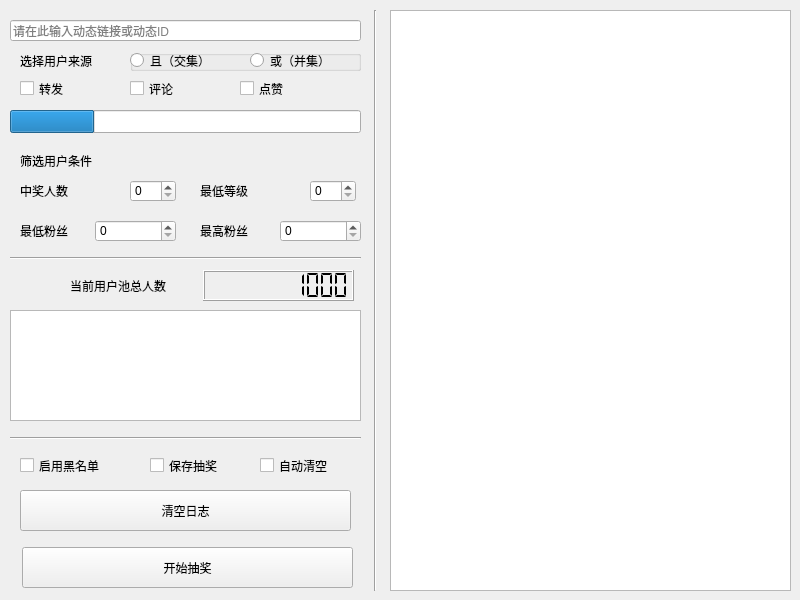
<?xml version="1.0" encoding="UTF-8"?>
<ui version="4.0">
 <class>MainWindow</class>
 <widget class="QMainWindow" name="MainWindow">
  <property name="geometry">
   <rect>
    <x>0</x>
    <y>0</y>
    <width>800</width>
    <height>600</height>
   </rect>
  </property>
  <property name="windowTitle">
   <string>B站动态抽奖工具</string>
  </property>
  <widget class="QWidget" name="centralwidget">
   <property name="enabled">
    <bool>true</bool>
   </property>
   <widget class="QTextBrowser" name="textBrowser">
    <property name="geometry">
     <rect>
      <x>390</x>
      <y>10</y>
      <width>401</width>
      <height>581</height>
     </rect>
    </property>
   </widget>
   <widget class="QLineEdit" name="LineDynamic">
    <property name="geometry">
     <rect>
      <x>10</x>
      <y>20</y>
      <width>351</width>
      <height>21</height>
     </rect>
    </property>
    <property name="inputMask">
     <string/>
    </property>
    <property name="text">
     <string/>
    </property>
    <property name="placeholderText">
     <string>请在此输入动态链接或动态ID</string>
    </property>
   </widget>
   <widget class="QLabel" name="HintUserSource">
    <property name="geometry">
     <rect>
      <x>20</x>
      <y>50</y>
      <width>111</width>
      <height>21</height>
     </rect>
    </property>
    <property name="text">
     <string>选择用户来源</string>
    </property>
   </widget>
   <widget class="QCheckBox" name="CheckBoxRepost">
    <property name="geometry">
     <rect>
      <x>20</x>
      <y>78</y>
      <width>91</width>
      <height>21</height>
     </rect>
    </property>
    <property name="text">
     <string>转发</string>
    </property>
   </widget>
   <widget class="QCheckBox" name="CheckBoxReply">
    <property name="geometry">
     <rect>
      <x>130</x>
      <y>78</y>
      <width>91</width>
      <height>21</height>
     </rect>
    </property>
    <property name="text">
     <string>评论</string>
    </property>
   </widget>
   <widget class="QCheckBox" name="CheckBoxLike">
    <property name="geometry">
     <rect>
      <x>240</x>
      <y>78</y>
      <width>91</width>
      <height>21</height>
     </rect>
    </property>
    <property name="text">
     <string>点赞</string>
    </property>
   </widget>
   <widget class="QLabel" name="HintCondition">
    <property name="geometry">
     <rect>
      <x>20</x>
      <y>150</y>
      <width>101</width>
      <height>21</height>
     </rect>
    </property>
    <property name="text">
     <string>筛选用户条件</string>
    </property>
   </widget>
   <widget class="QListView" name="ListUser">
    <property name="geometry">
     <rect>
      <x>10</x>
      <y>310</y>
      <width>351</width>
      <height>111</height>
     </rect>
    </property>
   </widget>
   <widget class="Line" name="line">
    <property name="geometry">
     <rect>
      <x>360</x>
      <y>10</y>
      <width>31</width>
      <height>581</height>
     </rect>
    </property>
    <property name="orientation">
     <enum>Qt::Vertical</enum>
    </property>
   </widget>
   <widget class="QLabel" name="HintMaxperson">
    <property name="geometry">
     <rect>
      <x>20</x>
      <y>180</y>
      <width>131</width>
      <height>21</height>
     </rect>
    </property>
    <property name="font">
     <font>
      <family>AcadEref</family>
      <pointsize>9</pointsize>
     </font>
    </property>
    <property name="text">
     <string>中奖人数</string>
    </property>
   </widget>
   <widget class="QLabel" name="HintMinLevel">
    <property name="geometry">
     <rect>
      <x>200</x>
      <y>180</y>
      <width>131</width>
      <height>21</height>
     </rect>
    </property>
    <property name="text">
     <string>最低等级</string>
    </property>
   </widget>
   <widget class="QSpinBox" name="SpinTotalGift">
    <property name="geometry">
     <rect>
      <x>130</x>
      <y>180</y>
      <width>46</width>
      <height>22</height>
     </rect>
    </property>
   </widget>
   <widget class="QSpinBox" name="SpinMinLevel">
    <property name="geometry">
     <rect>
      <x>310</x>
      <y>180</y>
      <width>46</width>
      <height>22</height>
     </rect>
    </property>
   </widget>
   <widget class="QLabel" name="HintMinFans">
    <property name="geometry">
     <rect>
      <x>20</x>
      <y>220</y>
      <width>131</width>
      <height>21</height>
     </rect>
    </property>
    <property name="text">
     <string>最低粉丝</string>
    </property>
   </widget>
   <widget class="QSpinBox" name="SpinMinFans">
    <property name="geometry">
     <rect>
      <x>95</x>
      <y>220</y>
      <width>81</width>
      <height>22</height>
     </rect>
    </property>
   </widget>
   <widget class="QLabel" name="HintMaxFans">
    <property name="geometry">
     <rect>
      <x>200</x>
      <y>220</y>
      <width>131</width>
      <height>21</height>
     </rect>
    </property>
    <property name="text">
     <string>最高粉丝</string>
    </property>
   </widget>
   <widget class="QSpinBox" name="SpinMaxFans">
    <property name="geometry">
     <rect>
      <x>280</x>
      <y>220</y>
      <width>81</width>
      <height>22</height>
     </rect>
    </property>
   </widget>
   <widget class="QProgressBar" name="progressBar">
    <property name="geometry">
     <rect>
      <x>10</x>
      <y>110</y>
      <width>351</width>
      <height>23</height>
     </rect>
    </property>
    <property name="value">
     <number>24</number>
    </property>
    <property name="textVisible">
     <bool>false</bool>
    </property>
   </widget>
   <widget class="QLabel" name="HintPersonCount">
    <property name="geometry">
     <rect>
      <x>70</x>
      <y>270</y>
      <width>141</width>
      <height>31</height>
     </rect>
    </property>
    <property name="text">
     <string>当前用户池总人数</string>
    </property>
   </widget>
   <widget class="Line" name="line_2">
    <property name="geometry">
     <rect>
      <x>10</x>
      <y>250</y>
      <width>351</width>
      <height>16</height>
     </rect>
    </property>
    <property name="orientation">
     <enum>Qt::Horizontal</enum>
    </property>
   </widget>
   <widget class="QLCDNumber" name="lcdNumber">
    <property name="geometry">
     <rect>
      <x>203</x>
      <y>270</y>
      <width>151</width>
      <height>31</height>
     </rect>
    </property>
    <property name="smallDecimalPoint">
     <bool>false</bool>
    </property>
    <property name="digitCount">
     <number>10</number>
    </property>
    <property name="mode">
     <enum>QLCDNumber::Dec</enum>
    </property>
    <property name="segmentStyle">
     <enum>QLCDNumber::Flat</enum>
    </property>
    <property name="value" stdset="0">
     <double>1000.000000000000000</double>
    </property>
    <property name="intValue" stdset="0">
     <number>1000</number>
    </property>
   </widget>
   <widget class="Line" name="line_3">
    <property name="geometry">
     <rect>
      <x>10</x>
      <y>430</y>
      <width>351</width>
      <height>16</height>
     </rect>
    </property>
    <property name="orientation">
     <enum>Qt::Horizontal</enum>
    </property>
   </widget>
   <widget class="QPushButton" name="PushLottery">
    <property name="geometry">
     <rect>
      <x>22</x>
      <y>547</y>
      <width>331</width>
      <height>41</height>
     </rect>
    </property>
    <property name="text">
     <string>开始抽奖</string>
    </property>
   </widget>
   <widget class="QPushButton" name="PushClear">
    <property name="geometry">
     <rect>
      <x>20</x>
      <y>490</y>
      <width>331</width>
      <height>41</height>
     </rect>
    </property>
    <property name="text">
     <string>清空日志</string>
    </property>
   </widget>
   <widget class="QCheckBox" name="CheckAutoClear">
    <property name="geometry">
     <rect>
      <x>260</x>
      <y>450</y>
      <width>91</width>
      <height>31</height>
     </rect>
    </property>
    <property name="text">
     <string>自动清空</string>
    </property>
   </widget>
   <widget class="QCheckBox" name="CheckAutoSave">
    <property name="geometry">
     <rect>
      <x>150</x>
      <y>450</y>
      <width>91</width>
      <height>31</height>
     </rect>
    </property>
    <property name="text">
     <string>保存抽奖</string>
    </property>
   </widget>
   <widget class="QGroupBox" name="groupBox">
    <property name="geometry">
     <rect>
      <x>130</x>
      <y>50</y>
      <width>231</width>
      <height>21</height>
     </rect>
    </property>
    <property name="title">
     <string/>
    </property>
    <widget class="QRadioButton" name="RadioOr">
     <property name="geometry">
      <rect>
       <x>120</x>
       <y>0</y>
       <width>115</width>
       <height>21</height>
      </rect>
     </property>
     <property name="text">
      <string>或（并集）</string>
     </property>
    </widget>
    <widget class="QRadioButton" name="RadioAnd">
     <property name="geometry">
      <rect>
       <x>0</x>
       <y>0</y>
       <width>115</width>
       <height>21</height>
      </rect>
     </property>
     <property name="text">
      <string>且（交集）</string>
     </property>
     <property name="autoRepeat">
      <bool>false</bool>
     </property>
    </widget>
   </widget>
   <widget class="QCheckBox" name="CheckBlackList">
    <property name="geometry">
     <rect>
      <x>20</x>
      <y>450</y>
      <width>101</width>
      <height>31</height>
     </rect>
    </property>
    <property name="text">
     <string>启用黑名单</string>
    </property>
   </widget>
   <zorder>SpinMaxFans</zorder>
   <zorder>HintMaxFans</zorder>
   <zorder>HintMaxperson</zorder>
   <zorder>HintMinLevel</zorder>
   <zorder>ListUser</zorder>
   <zorder>SpinMinFans</zorder>
   <zorder>progressBar</zorder>
   <zorder>lcdNumber</zorder>
   <zorder>PushLottery</zorder>
   <zorder>CheckBoxReply</zorder>
   <zorder>CheckAutoClear</zorder>
   <zorder>line_3</zorder>
   <zorder>SpinMinLevel</zorder>
   <zorder>LineDynamic</zorder>
   <zorder>line</zorder>
   <zorder>HintPersonCount</zorder>
   <zorder>CheckAutoSave</zorder>
   <zorder>PushClear</zorder>
   <zorder>CheckBoxLike</zorder>
   <zorder>textBrowser</zorder>
   <zorder>line_2</zorder>
   <zorder>HintMinFans</zorder>
   <zorder>HintCondition</zorder>
   <zorder>CheckBoxRepost</zorder>
   <zorder>HintUserSource</zorder>
   <zorder>SpinTotalGift</zorder>
   <zorder>groupBox</zorder>
   <zorder>CheckBlackList</zorder>
  </widget>
 </widget>
 <resources/>
 <connections/>
</ui>
